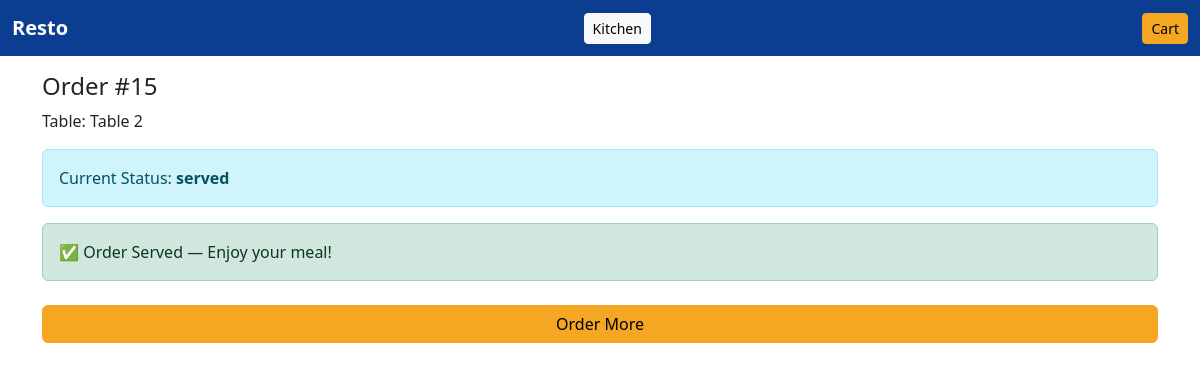
The page /order/15/track/ on the database its author committed.
### billingapp/models.py (models this page shows, shortened)
class Order(models.Model):
    STATUS_CHOICES = [
        ("pending_payment", "Pending Payment"),
        ("paid", "Paid"),
        ("accepted", "Accepted by Kitchen"),
        ("preparing", "Preparing"),
        ("served", "Served"),
        ("cancelled", "Cancelled"),
    ]
    table = models.ForeignKey(Table, on_delete=models.PROTECT, related_name="orders")
    status = models.CharField(max_length=20, choices=STATUS_CHOICES, default="pending_payment")
    created_at = models.DateTimeField(auto_now_add=True)
    updated_at = models.DateTimeField(auto_now=True)
    payment_id = models.CharField(max_length=200, blank=True)  # gateway id later
    amount = models.DecimalField(max_digits=10, decimal_places=2, null=True, blank=True)
    payment_reference = models.CharField(max_length=100, blank=True, default=None, null=True,unique=True)

class Table(models.Model):
    name = models.CharField(max_length=50, unique=True)
    token = models.CharField(max_length=24, unique=True, editable=False, db_index=True)
    is_active = models.BooleanField(default=True)

### billingapp/views.py (the view)
# urls.py: path('order/<int:order_id>/track/', views.track_order, name='track_order'),
def track_order(request, order_id):
    order = Order.objects.get(id=order_id)
    return render(request, "billingapp/track_order.html", {"order": order})

### billingapp/templates/billingapp/track_order.html (shortened to what this page needs)
{% extends "billingapp/base.html" %}
{% load static %}
{% block content %}
<h4>Order #{{ order.id }}</h4>
<p>Table: {{ order.table.name }}</p>
<div class="alert alert-info">
  Current Status: <b>{{ order.status }}</b>
</div>
{% if order.status == "pending_payment" %}
  <a href="{% url 'upi_pay' order.id %}" class="btn btn-accent w-100 mb-2">
    Pay via UPI QR
  </a>
  <form method="post" action="{% url 'cancel_order' order.id %}">
    {% csrf_token %}
    <button class="btn btn-danger w-100">Cancel Order</button>
  </form>
{% elif order.status == "paid" %}
  <div class="alert alert-warning mt-3">
    ✅ Payment received — Waiting for kitchen acceptance
  </div>
{% elif order.status == "accepted" %}
  <div class="alert alert-primary mt-3">
    👨‍🍳 Order accepted — Preparing soon
  </div>
{% elif order.status == "preparing" %}
  <div class="alert alert-info mt-3">
    🍳 Your food is being prepared
  </div>
{% elif order.status == "served" %}
  <div class="alert alert-success mt-3">
    ✅ Order Served — Enjoy your meal!
  </div>
  <a class="btn btn-accent w-100 mt-2" href="/">Order More</a>
{% elif order.status == "cancelled" %}
  <div class="alert alert-danger mt-3">
    ❌ Order Cancelled
  </div>
  <a class="btn btn-accent w-100 mt-2" href="/">Back to Menu</a>
{% endif %}
{% endblock %}

### billingapp/static/css/theme.css (style rules this page uses)
:root { --navy:#0b3d91; --accent:#f5a623; }
.btn-accent { background-color: var(--accent); border-color: var(--accent); color:#000; }

### rows shown on the page
Order: id "15", table.name "Table 2", status "served"
